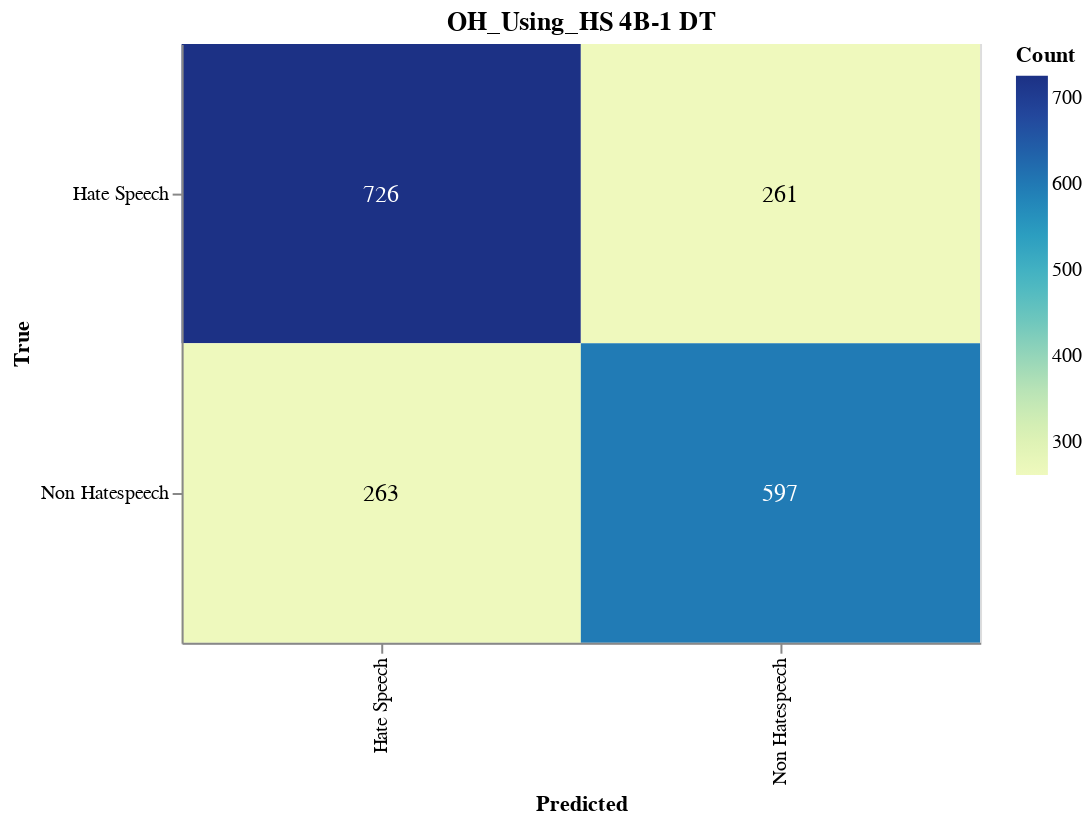

Write notebook code for a chart like this one.
### Markdown cell above
#### Save Confusion Matrix

### Code cell
import altair as alt
import pandas as pd
from sklearn.metrics import confusion_matrix

# Calculate the confusion matrix
cm = confusion_matrix(true_labels, adjusted_predictions)

# Define class names
class_names = ['Hate Speech', 'Non Hatespeech']

# Convert confusion matrix to DataFrame
cm_df = pd.DataFrame(cm, index=class_names, columns=class_names).reset_index().melt(id_vars='index')
cm_df.columns = ['True', 'Predicted', 'Count']

# Ensure the order of categories
cm_df['True'] = pd.Categorical(cm_df['True'], categories=class_names, ordered=True)
cm_df['Predicted'] = pd.Categorical(cm_df['Predicted'], categories=class_names, ordered=True)

# Create the Altair plot
heatmap = alt.Chart(cm_df).mark_rect().encode(
    x=alt.X('Predicted:O', sort=class_names),
    y=alt.Y('True:O', sort=class_names),
    color='Count:Q',
    tooltip=['True', 'Predicted', 'Count']
).properties(
    width=400,
    height=300,
    title='OH_Using_HS 4B-1 DT'
)

# Add text labels
text = heatmap.mark_text(
    align='center',
    baseline='middle',
    fontSize=12
).encode(
    text='Count:Q',
    color=alt.condition(
        alt.datum.Count > cm.max() / 2,
        alt.value('white'),
        alt.value('black')
    )
)

# Combine heatmap and text
final_chart = heatmap + text

# Display the plot
final_chart.show()

### Figure 1 — Vega-Lite specification as saved in the notebook (floating-point values rounded to 4 significant figures)
{"config": {"view": {"continuousWidth": 300, "continuousHeight": 300}}, "layer": [{"mark": {"type": "rect"}, "encoding": {"color": {"field": "Count", "type": "quantitative"}, "tooltip": [{"field": "True", "type": "ordinal"}, {"field": "Predicted", "type": "ordinal"}, {"field": "Count", "type": "quantitative"}], "x": {"field": "Predicted", "sort": ["Hate Speech", "Non Hatespeech"], "type": "ordinal"}, "y": {"field": "True", "sort": ["Hate Speech", "Non Hatespeech"], "type": "ordinal"}}, "title": "OH_Using_HS 4B-1 DT"}, {"mark": {"type": "text", "align": "center", "baseline": "middle", "fontSize": 12}, "encoding": {"color": {"condition": {"test": "(datum.Count > 363.0)", "value": "white"}, "value": "black"}, "text": {"field": "Count", "type": "quantitative"}, "tooltip": [{"field": "True", "type": "ordinal"}, {"field": "Predicted", "type": "ordinal"}, {"field": "Count", "type": "quantitative"}], "x": {"field": "Predicted", "sort": ["Hate Speech", "Non Hatespeech"], "type": "ordinal"}, "y": {"field": "True", "sort": ["Hate Speech", "Non Hatespeech"], "type": "ordinal"}}, "title": "OH_Using_HS 4B-1 DT"}], "data": {"name": "data-956bb2843c7522411ca3f02131d7dad3"}, "height": 300, "width": 400, "$schema": "https://vega.github.io/schema/vega-lite/v5.17.0.json", "datasets": {"data-956bb2843c7522411ca3f02131d7dad3": [{"True": "Hate Speech", "Predicted": "Hate Speech", "Count": 726}, {"True": "Non Hatespeech", "Predicted": "Hate Speech", "Count": 263}, {"True": "Hate Speech", "Predicted": "Non Hatespeech", "Count": 261}, {"True": "Non Hatespeech", "Predicted": "Non Hatespeech", "Count": 597}]}}
